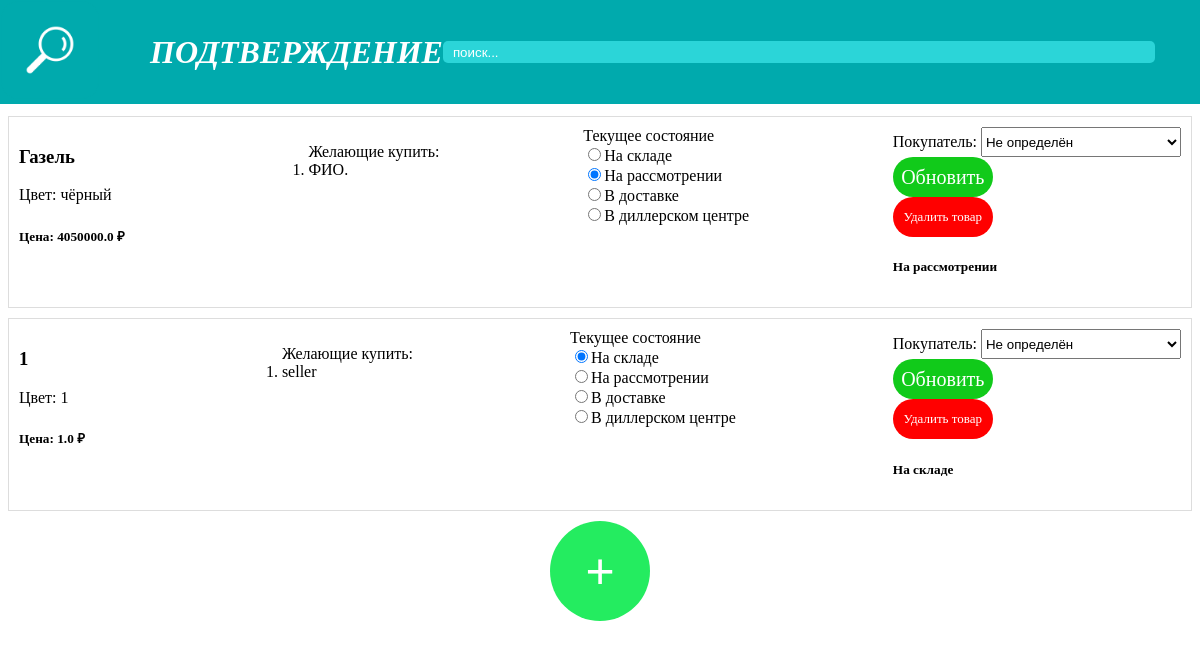
Page /editor on the committed database.
### main.py (models this page shows)
class Cataloge(SQLModel, table=True):
    id: int = Field(default=None, primary_key=True)
    model: str = Field(index=True)
    color: str
    in_stage: bool
    cost: float
    buyer: str|None
    kind: str
    willings: list[User] = Relationship(back_populates="baskets", link_model=UserCatalogeLink)

class User(SQLModel, table=True):
    id: int | None = Field(default=None, primary_key=True)
    FIO: str
    email: str
    password: str
    seller: bool
    baskets: list["Cataloge"] = Relationship(back_populates="willings", link_model=UserCatalogeLink)#в " " так как питон интепритируемый и не увидет такого класса, а sqlalhemy увидит

### main.py (the view)
@app.get("/",response_class=HTMLResponse)
def read_root(request: Request):
    req = {"request": request}
    return templates.TemplateResponse("login.html", req)

### templates/editor.html (shortened to what this page needs)
<!DOCTYPE html>
<html lang="ru">
<head>
    <link rel="stylesheet" href="static/style.css">
</head>
<body>
    <header>
        <div class="header-left">
            <a href="http://127.0.0.1:8000/cataloge?email={{email}}&searching={{searching}}"><img class="logo" src="static/logo.ico"></a>
            <b><i><h1>ПОДТВЕРЖДЕНИЕ</h1></i></b>
        </div>
        <div class="header-right">
            <form name="found" method="get" action="/cataloge?email={{email}}">
                <input type="text" name="searching" class="found" placeholder="поиск..." value="{{searching}}">
                <button type="submit" style="display: none;"></button> </form>
        </div>
    </header>
    <div class="production">
        {% for product in production %}
            <form action="/editor?email={{email}}&searching=" name="place" class="product" method="post">
                <div class="product-info">
                    <h3>{{product.model}}</h3>
                    Цвет: {{product.color}}
                    <h5>Цена: {{product.cost}} ₽</h5>
                </div>
                <div class="product-description">
                    <ol>
                        Желающие купить:
                        {% for user in product.willings %}
                        <li>{{user.FIO}}</li>
                        {% endfor %}
                    </ol>
                </div>
                <div>
                    Текущее состояние<br>
                    <input name = "kind" type = "radio" value="На складе" {% if product.kind == "На складе" %} checked {% endif %}>На складе<br>
                    <input name = "kind" type = "radio" value="На рассмотрении" {% if product.kind == "На рассмотрении" %} checked {% endif %}>На рассмотрении<br>
                    <input name = "kind" type = "radio" value="В доставке" {% if product.kind == "В доставке" %} checked {% endif %}>В доставке<br>
                    <input name = "kind" type = "radio" value="В диллерском центре" {% if product.kind == "В диллерском центре" %} checked {% endif %}>В диллерском центре
                </div>
                <div class="product-inputs" >
                    Покупатель: <select name = "FIO_user" style = "width: 200px; height: 30px;">
                        <option value="Не определён">Не определён</option>
                    </select>
                    <br>
                    <button class="buy" type="submit" name="acc_form" value="{{product.id}}up_">Обновить</button><br>
                    <button class="buy" style="background-color: red; font-size: small;" type="submit" name="acc_form" value="{{product.id}}del">Удалить товар</button>
                    <h5>
                        {{product.kind}}
                    </h5>
                </div>
            </form>
        {% endfor %}
        <center><button class = "add_el" onclick="add()">+</button></center>
    </div>
</body>
</html>

### static/style.css (style rules this page uses)
body { scrollbar-width: none; -ms-overflow-style: none; margin-top: 50px; }
i { color: rgb(255, 255, 255); }
header { position: fixed; margin-top: -50px; margin-left: -8px; background-color: rgb(0,170,173); width: 100%; display: flex; text-align: justify; justify-content: space-between; flex-wrap: wrap; align-content: center; align-items: center; flex-wrap: nowrap; }
header .header-left { display: flex; gap: 50px; align-items: center; }
header .header-right { display: flex; justify-content: space-between; align-items: center; gap: 70px; }
.buy { width: 100px; height: 100px; }
.logo { width: 100px; height: 100px; }
.found { height: 20px; width: 700px; border-radius: 5px; padding-left: 10px; background-color: rgb(43, 213, 216); border: 0px; }
.product { display: flex; flex-direction: row; align-items: flex-start; justify-content: space-between; padding: 10px; border: 1px solid #ddd; margin-bottom: 10px; }
.product button[type="submit"] { border-radius: 20px; color: white; font-family: 'Times New Roman'; font-size: 20px; background-color: rgb(17, 202, 26); max-height: 40px; border: 0px; }
.production { padding-top: 66px; }
.add_el { color: #FFFF; width: 100px; height: 100px; border-radius: 50px; background-color: rgb(36, 236, 96); font-size: 50px; border: 0px }

### rows in the picture
Cataloge: model "Газель", color "чёрный", cost "4050000.0", kind "☑", {{ product.id }} 2 (drawn), kind "На рассмотрении"
User: FIO "ФИО."
Cataloge: model "1", color "1", cost "1.0", kind "☑", {{ product.id }} 5 (drawn), kind "На складе"
User: FIO "seller"
